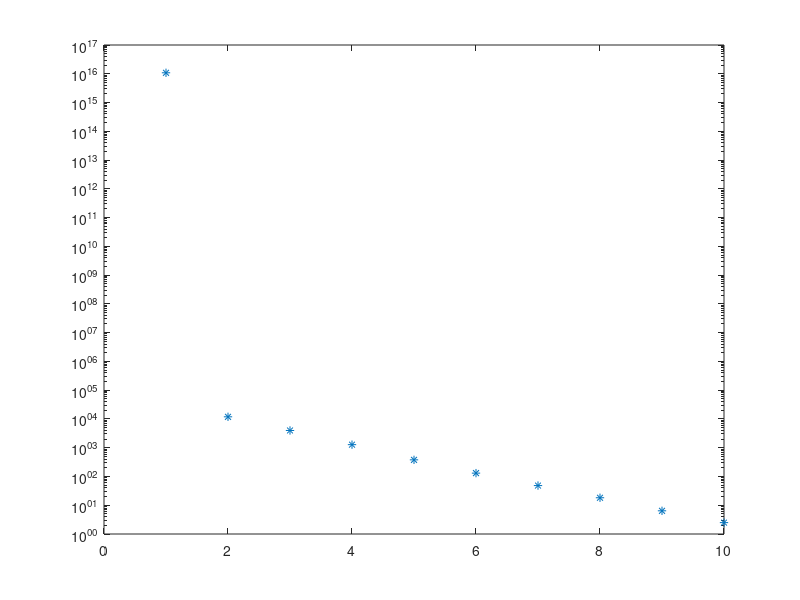

Reproduce this figure in MATLAB.
%%%%%%%%%%%%%%%%%%%%%%%%%%%%%%%%%%%%%%%%%%%%%%
% Vypocet baze Krylovova prostoru
%%%%%%%%%%%%%%%%%%%%%%%%%%%%%%%%%%%%%%%%%%%%%%

A = rand(100,100);          % data rozumnych vlastnosti
x = rand(100,1);

help gallery                % matice 'krylov' = Krylovova posloupnost

A3 = gallery('krylov',A,x,10);

cond(A3)                    % spatne podminena matice
rank(A3)                    % velmi mala numericka hodnost ->
                            % -> co to znamena ?
 
help rank                   % pocet sing. cisel matice vetsich nez tolerance

s = svd(A3);
semilogy(s,'*')             % sing. cisla nejsou sama o sobe mala, ale 
                            % dochazi k jejich prudkemu radovemu poklesu
                            % -> numericky se blizi linearni zavislosti   

%cgs(A3);                    % pozoruj ztratu OG i presnost rozkladu
%mgs(A3); 
%icgs(A3,2);                   

%Arnoldicgs(A,x,10);         
%Arnoldimgs(A,x,10);
